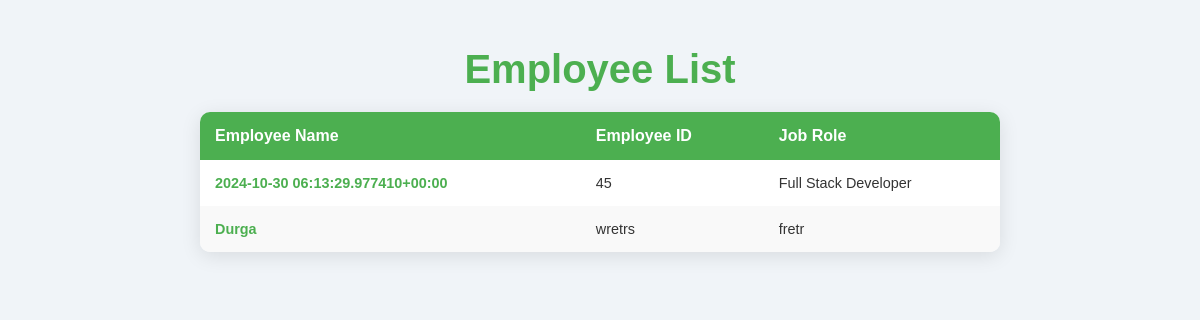
/employees/, run on the app's committed database.
### EmployeeDashboard/models.py (models this page shows, shortened)
class Employee(models.Model):
    GENDER_CHOICES = [
        ('Male', 'Male'),
        ('Female', 'Female'),
        ('Other', 'Other')
    ]
    MARITAL_STATUS_CHOICES = [
        ('Single', 'Single'),
        ('Married', 'Married')
    ]
    EMPLOYMENT_TYPE_CHOICES = [
        ('Full-time', 'Full-time'),
        ('Part-time', 'Part-time'),
        ('Contract', 'Contract')
    ]
    YES_NO_CHOICES = [
        ('Yes', 'Yes'),
        ('No', 'No')
    ]
    first_name = models.CharField(max_length=100)
    middle_name = models.CharField(max_length=100, blank=True, null=True)
    last_name = models.CharField(max_length=100)
    profile_picture = models.ImageField(upload_to='profile_pics/', blank=True, null=True)
    dob = models.DateField(verbose_name="Date of Birth")
    place_of_birth = models.CharField(max_length=100)
    father_name = models.CharField(max_length=100)
    gender = models.CharField(max_length=10, choices=GENDER_CHOICES)
    marital_status = models.CharField(max_length=15, choices=MARITAL_STATUS_CHOICES)
    nationality = models.CharField(max_length=50)
    blood_group = models.CharField(max_length=3, blank=True, null=True)
    address = models.TextField(verbose_name="Current Address")
    city = models.CharField(max_length=50)
    state = models.CharField(max_length=50)
    zip_code = models.CharField(max_length=10)
    mobile = models.CharField(max_length=20)
    alternate_phone = models.CharField(max_length=20, blank=True, null=True)
    personal_email = models.EmailField()
    work_email = models.EmailField()
    passport_no = models.CharField(max_length=20, blank=True, null=True)
    passport_valid_from = models.DateField(blank=True, null=True)
    passport_valid_upto = models.DateField(blank=True, null=True)
    passport_file_upload = models.FileField(upload_to='passport_docs/', blank=True, null=True)
    visa_file_upload = models.FileField(upload_to='visa_docs/', blank=True, null=True)
    pan_name = models.CharField(max_length=100, verbose_name="Name as on PAN")
    pan_number = models.CharField(max_length=10)
    pan_upload_file = models.FileField(upload_to='pan_docs/', blank=True, null=True)
    aadhar_name = models.CharField(max_length=100, verbose_name="Name as on Aadhar")
    aadhar_number = models.CharField(max_length=12)
    aadhar_file_upload = models.FileField(upload_to='aadhar_docs/', blank=True, null=True)
    pf_member = models.CharField(max_length=3, choices=YES_NO_CHOICES, default='No', verbose_name="Are you a member of PF?")
    pf_number = models.CharField(max_length=20, blank=True, null=True)
    pf_withdrawn = models.CharField(max_length=3, choices=YES_NO_CHOICES, default='No', verbose_name="Have you withdrawn from previous PF account?")
    uan_number = models.CharField(max_length=20, blank=True, null=True)
    uan_confirmed = models.CharField(max_length=3, choices=YES_NO_CHOICES, default='No')
    active_visa = models.CharField(max_length=3, choices=YES_NO_CHOICES, default='No')
    employee_id = models.CharField(max_length=20, unique=True)
    date_of_joining = models.DateField()
    position = models.CharField(max_length=50)
    department = models.CharField(max_length=50)
    employment_type = models.CharField(max_length=15, choices=EMPLOYMENT_TYPE_CHOICES)
    reporting_manager = models.CharField(max_length=100)
    job_location = models.CharField(max_length=100)
    work_schedule = models.CharField(max_length=50)
    job_related_documents = models.FileField(upload_to='job_docs/', blank=True, null=True)
    highest_degree = models.CharField(max_length=50)
    institution_name = models.CharField(max_length=100)
    field_of_study = models.CharField(max_length=50)
    year_of_graduation = models.IntegerField()
    certifications = models.FileField(upload_to='certifications/', blank=True, null=True)
    previous_company_name = models.CharField(max_length=100)
    previous_job_title = models.CharField(max_length=50)
    previous_work_location = models.CharField(max_length=100)
    previous_exit_date = models.DateField()
    responsibilities = models.TextField()
    reason_for_leaving = models.TextField()
    reference_1_name = models.CharField(max_length=100)
    reference_1_designation = models.CharField(max_length=50)
    reference_1_company_name = models.CharField(max_length=100)
    reference_1_contact = models.CharField(max_length=20)
    reference_1_email = models.EmailField()
    reference_2_name = models.CharField(max_length=100)
    reference_2_designation = models.CharField(max_length=50)
    reference_2_company_name = models.CharField(max_length=100)
    reference_2_contact = models.CharField(max_length=20)
    reference_2_email = models.EmailField()
    emergency_first_name = models.CharField(max_length=100)
    emergency_middle_name = models.CharField(max_length=100, blank=True, null=True)
    emergency_last_name = models.CharField(max_length=100)
    emergency_relationship = models.CharField(max_length=50)
    emergency_home_phone = models.CharField(max_length=20)
    emergency_mobile_phone = models.CharField(max_length=20)
    emergency_city = models.CharField(max_length=50)
    emergency_state = models.CharField(max_length=50)
    emergency_zip_code = models.CharField(max_length=10)
    bank_name_on_account = models.CharField(max_length=100, verbose_name="Name as on Bank Account")
    bank_account_number = models.CharField(max_length=20)
    bank_name = models.CharField(max_length=100)
    bank_branch_name = models.CharField(max_length=100)
    bank_ifsc_code = models.CharField(max_length=11)
    bank_branch_address = models.TextField()
    passbook_file_upload = models.FileField(upload_to='passbook_docs/', blank=True, null=True)
    offer_letter = models.FileField(upload_to='employee_docs/offer_letters/', blank=True, null=True)
    nda_form = models.FileField(upload_to='employee_docs/nda_forms/', blank=True, null=True)
    btech_memo = models.FileField(upload_to='employee_docs/btech_memo/', blank=True, null=True)
    btech_tc = models.FileField(upload_to='employee_docs/btech_tc/', blank=True, null=True)
    relieving_letter = models.FileField(upload_to='employee_docs/relieving_letters/', blank=True, null=True)
    experience_letter = models.FileField(upload_to='employee_docs/experience_letters/', blank=True, null=True)
    payslips = models.FileField(upload_to='employee_docs/payslips/', blank=True, null=True)  # Allows multiple files upload

### EmployeeDashboard/views.py (the view)
# urls.py: path('employees/', employee_list, name='employee_list'),
def employee_list(request):
    employees = Employee.objects.all()
    return render(request, 'employee_list.html', {'employees': employees})

### templates/employee_list.html (shortened to what this page needs)
<!DOCTYPE html>
<html lang="en">
<head>
</head>
<body>
    <h1>Employee List</h1>
    <table class="employee-table">
        <thead>
            <tr>
                <th>Employee Name</th>
                <th>Employee ID</th>
                <th>Job Role</th>
            </tr>
        </thead>
        <tbody>
            {% if employees %} {% for employee in employees %}
            <tr>
                <td><a href="{% url 'employee_detail' employee.pk %}" class="employee-link">{{ employee.first_name }}</a></td>
                <td>{{ employee.employee_id }}</td>
                <td>{{ employee.position }}</td>
            </tr>
            {% endfor %} {% else %}
            <tr>
                <td colspan="3" class="empty-message">No employees found.</td>
            </tr>
            {% endif %}
        </tbody>
    </table>
</body>
</html>

### templates/employee_list.html (style rules this page uses)
body { font-family: 'Arial', sans-serif; background-color: #f0f4f8; color: #333; margin: 0; padding: 20px; display: flex; flex-direction: column; align-items: center; }
h1 { font-size: 2.5em; color: #4CAF50; margin-bottom: 20px; text-align: center; }
.employee-table { width: 100%; max-width: 800px; border-collapse: collapse; background: white; border-radius: 10px; box-shadow: 0 4px 20px rgba(0, 0, 0, 0.1); overflow: hidden; }
.employee-table th, .employee-table td { padding: 15px; text-align: left; }
.employee-table th { background-color: #4CAF50; color: white; font-size: 1em; font-weight: bold; }
.employee-table tr:nth-child(even) { background-color: #f9f9f9; }
.employee-table td { color: #333; font-size: 0.9em; }
.employee-link { text-decoration: none; color: #4CAF50; font-weight: bold; transition: color 0.3s ease; }

### data on the page
Employee: first_name "2024-10-30 06:13:29.977410+00:00", employee_id "45", position "Full Stack Developer"
Employee: first_name "Durga", employee_id "wretrs", position "fretr"
